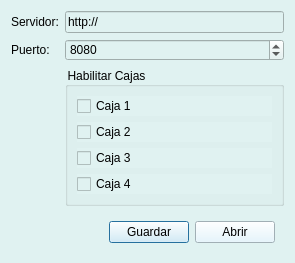
<?xml version="1.0" encoding="UTF-8"?>
<ui version="4.0">
 <class>Configuracion</class>
 <widget class="QDialog" name="Configuracion">
  <property name="geometry">
   <rect>
    <x>0</x>
    <y>0</y>
    <width>295</width>
    <height>256</height>
   </rect>
  </property>
  <property name="windowTitle">
   <string>Configuracion</string>
  </property>
  <property name="windowIcon">
   <iconset resource="Resource.qrc">
    <normaloff>:/Resources/configuraciones.png</normaloff>:/Resources/configuraciones.png</iconset>
  </property>
  <property name="styleSheet">
   <string notr="true">background-color: rgb(224, 242, 241);</string>
  </property>
  <layout class="QFormLayout" name="formLayout">
   <item row="0" column="0">
    <widget class="QLabel" name="label">
     <property name="text">
      <string>Servidor:</string>
     </property>
    </widget>
   </item>
   <item row="0" column="1">
    <widget class="QLineEdit" name="inDireccion">
     <property name="text">
      <string>http://</string>
     </property>
    </widget>
   </item>
   <item row="2" column="0">
    <widget class="QLabel" name="label_2">
     <property name="text">
      <string>Puerto:</string>
     </property>
    </widget>
   </item>
   <item row="2" column="1">
    <widget class="QSpinBox" name="inPuerto">
     <property name="maximum">
      <number>9999</number>
     </property>
     <property name="value">
      <number>8080</number>
     </property>
    </widget>
   </item>
   <item row="4" column="1">
    <widget class="QGroupBox" name="groupBox">
     <property name="title">
      <string>Habilitar Cajas</string>
     </property>
     <layout class="QVBoxLayout" name="verticalLayout">
      <item>
       <widget class="QCheckBox" name="chkCaja1">
        <property name="text">
         <string>Caja 1</string>
        </property>
       </widget>
      </item>
      <item>
       <widget class="QCheckBox" name="chkCaja2">
        <property name="text">
         <string>Caja 2</string>
        </property>
       </widget>
      </item>
      <item>
       <widget class="QCheckBox" name="chkCaja3">
        <property name="text">
         <string>Caja 3</string>
        </property>
       </widget>
      </item>
      <item>
       <widget class="QCheckBox" name="chkCaja4">
        <property name="text">
         <string>Caja 4</string>
        </property>
       </widget>
      </item>
     </layout>
    </widget>
   </item>
   <item row="5" column="1">
    <widget class="QWidget" name="widget" native="true">
     <layout class="QHBoxLayout" name="horizontalLayout">
      <item>
       <spacer name="horizontalSpacer">
        <property name="orientation">
         <enum>Qt::Horizontal</enum>
        </property>
        <property name="sizeHint" stdset="0">
         <size>
          <width>40</width>
          <height>20</height>
         </size>
        </property>
       </spacer>
      </item>
      <item>
       <widget class="QPushButton" name="btnGuardar">
        <property name="styleSheet">
         <string notr="true">background-color: rgb(225, 245, 254);</string>
        </property>
        <property name="text">
         <string>Guardar</string>
        </property>
       </widget>
      </item>
      <item>
       <widget class="QPushButton" name="btnAbrir">
        <property name="styleSheet">
         <string notr="true">background-color: rgb(225, 245, 254);</string>
        </property>
        <property name="text">
         <string>Abrir</string>
        </property>
       </widget>
      </item>
     </layout>
    </widget>
   </item>
  </layout>
 </widget>
 <resources>
  <include location="Resource.qrc"/>
 </resources>
 <connections/>
</ui>
